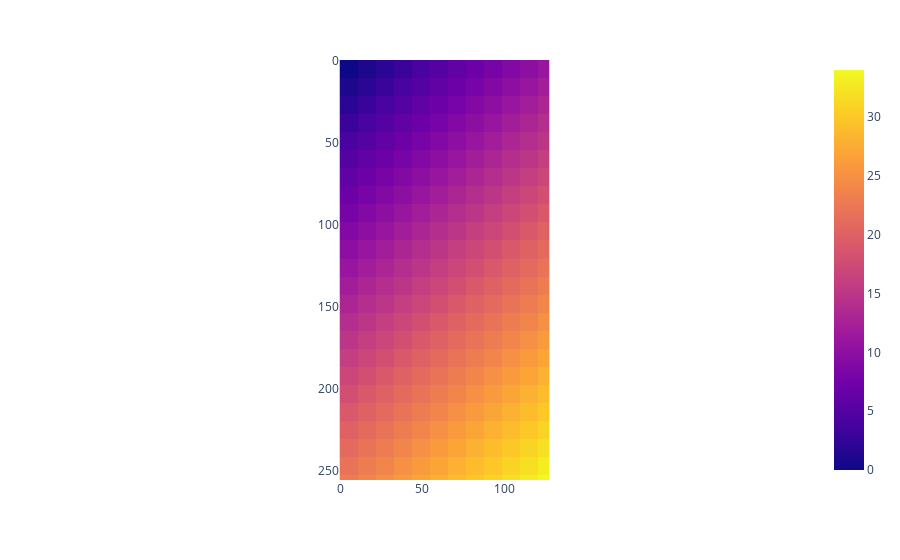
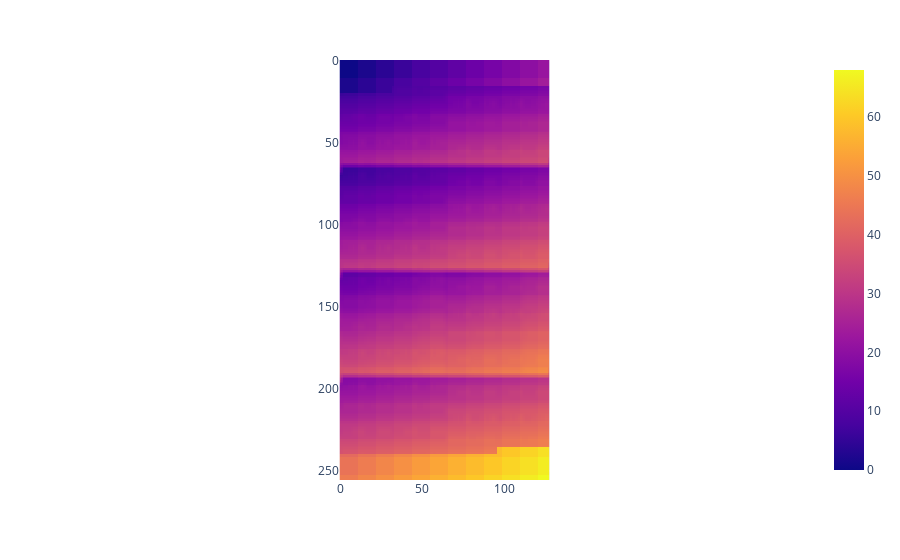

These figures' notebook cell, in order:
### Code cell
img = np.zeros((256,128))

for i in range(img.shape[0]):
  for j in range(img.shape[1]):
    ii = i // 11
    jj = j // 11
    img[i][j] = (ii + jj)

px.imshow(img).show()

imgf = img.flatten()
auxf = np.zeros_like(imgf)
width = img.shape[1]
total = imgf.shape[0]

for i in range(total):
  cx = (i & 0b0011)
  cy = (i & 0b1100) >> 2
  bid = i // 16
  by = bid // (width // 4)
  bx = bid % (width // 4)
  j = width * (4 * by + cy) + 4 * bx + cx
  auxf[i] += imgf[j]

def shift_origin(origin, dx, dy):
  cx = (origin & 0b0011)
  cy = (origin & 0b1100) >> 2
  bid = origin // 16
  cx += dx
  cy += dy
  if cx < 0:    bid -= 1
  elif cx >= 4: bid += 1
  if cy < 0:    bid -= width // 4
  elif cy >= 4: bid += width // 4
  assert bid >= 0
  cx += 4
  cy += 4
  cx &= 0b0011
  cy &= 0b0011
  return (bid << 4) | (cy << 2) | cx

blurf = np.empty_like(auxf)

redzone = 17 * width
for origin in range(redzone, total-redzone):
  value = 0
  for dx in range(-2, 2):
    for dy in range(-2, 2):
      offset = shift_origin(origin, dx, dy)
      value += auxf[offset] / 9.0
  blurf[origin] = value

for i in range(total):
  cx = (i & 0b0011)
  cy = (i & 0b1100) >> 2
  bid = i // 16
  by = bid // (width // 4)
  bx = bid % (width // 4)
  j = width * (4 * by + cy) + 4 * bx + cx
  imgf[j] += blurf[i]

px.imshow(imgf.reshape(img.shape)).show()

### Figure 1 — Plotly figure (JSON) as saved in the notebook; plotly's stock layout.template omitted (floating-point values rounded to 4 significant figures; data arrays with more than 128 entries replaced by an {"elided": "..."} marker saying what was removed)
{"data": [{"coloraxis": "coloraxis", "hovertemplate": "x: %{x}<br>y: %{y}<br>color: %{z}<extra></extra>", "name": "0", "type": "heatmap", "xaxis": "x", "yaxis": "y", "z": {"elided": "256x128 float values"}}], "layout": {"coloraxis": {"colorscale": [[0, "#0d0887"], [0.1111, "#46039f"], [0.2222, "#7201a8"], [0.3333, "#9c179e"], [0.4444, "#bd3786"], [0.5556, "#d8576b"], [0.6667, "#ed7953"], [0.7778, "#fb9f3a"], [0.8889, "#fdca26"], [1, "#f0f921"]]}, "margin": {"t": 60}, "xaxis": {"anchor": "y", "constrain": "domain", "domain": [0, 1], "scaleanchor": "y"}, "yaxis": {"anchor": "x", "autorange": "reversed", "constrain": "domain", "domain": [0, 1]}}}

### Figure 2 — Plotly figure (JSON) as saved in the notebook; plotly's stock layout.template omitted (floating-point values rounded to 4 significant figures; data arrays with more than 128 entries replaced by an {"elided": "..."} marker saying what was removed)
{"data": [{"coloraxis": "coloraxis", "hovertemplate": "x: %{x}<br>y: %{y}<br>color: %{z}<extra></extra>", "name": "0", "type": "heatmap", "xaxis": "x", "yaxis": "y", "z": {"elided": "256x128 float values"}}], "layout": {"coloraxis": {"colorscale": [[0, "#0d0887"], [0.1111, "#46039f"], [0.2222, "#7201a8"], [0.3333, "#9c179e"], [0.4444, "#bd3786"], [0.5556, "#d8576b"], [0.6667, "#ed7953"], [0.7778, "#fb9f3a"], [0.8889, "#fdca26"], [1, "#f0f921"]]}, "margin": {"t": 60}, "xaxis": {"anchor": "y", "constrain": "domain", "domain": [0, 1], "scaleanchor": "y"}, "yaxis": {"anchor": "x", "autorange": "reversed", "constrain": "domain", "domain": [0, 1]}}}
